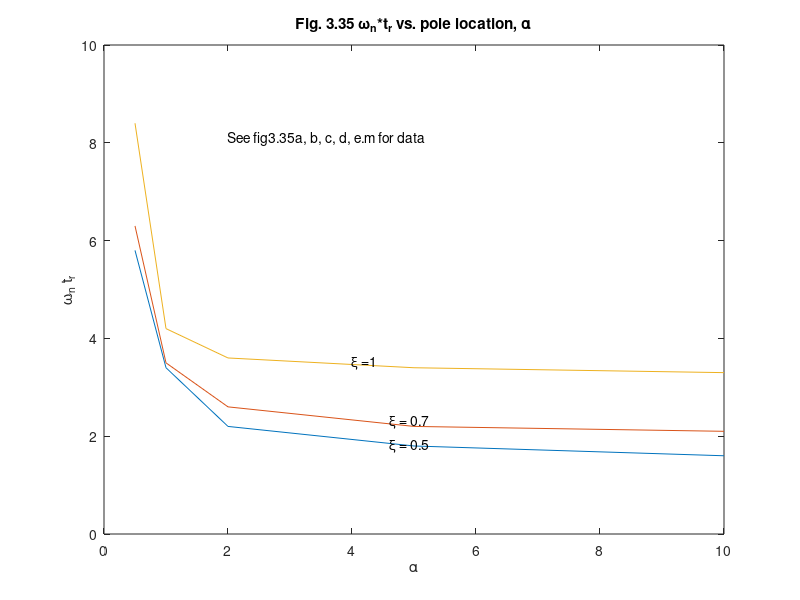

This figure's MATLAB source: (Note: this script raises an error after producing the figure.)
%  Figure 3.35      Feedback Control of Dynamic Systems, 6e
%                        Franklin, Powell, Emami
%script to generate Fig. 3.35
clf;
% zeta = 0.5;
a = [.5 1 2 5 10];
tr1=[5.8 3.4 2.2 1.8 1.6];

% zeta = 0.7;
tr2=[6.3 3.5 2.6 2.2 2.1];

% zeta = 1;
tr3=[8.4 4.2 3.6 3.4 3.3];

axis([0 10 0 9]);
plot(a,tr1,'-',a,tr2,'-',a,tr3,'-');
title('Fig. 3.35 \omega_n*t_r vs. pole location, \alpha');
xlabel('\alpha');
ylabel('\omega_n t_r');
text(4,3.5,'\xi =1');
text(4.6,2.3,'\xi = 0.7');
text(4.6,1.8,'\xi = 0.5');
text(2,8.1,'See fig3.35a, b, c, d, e.m for data');
% grid
nicegrid;
